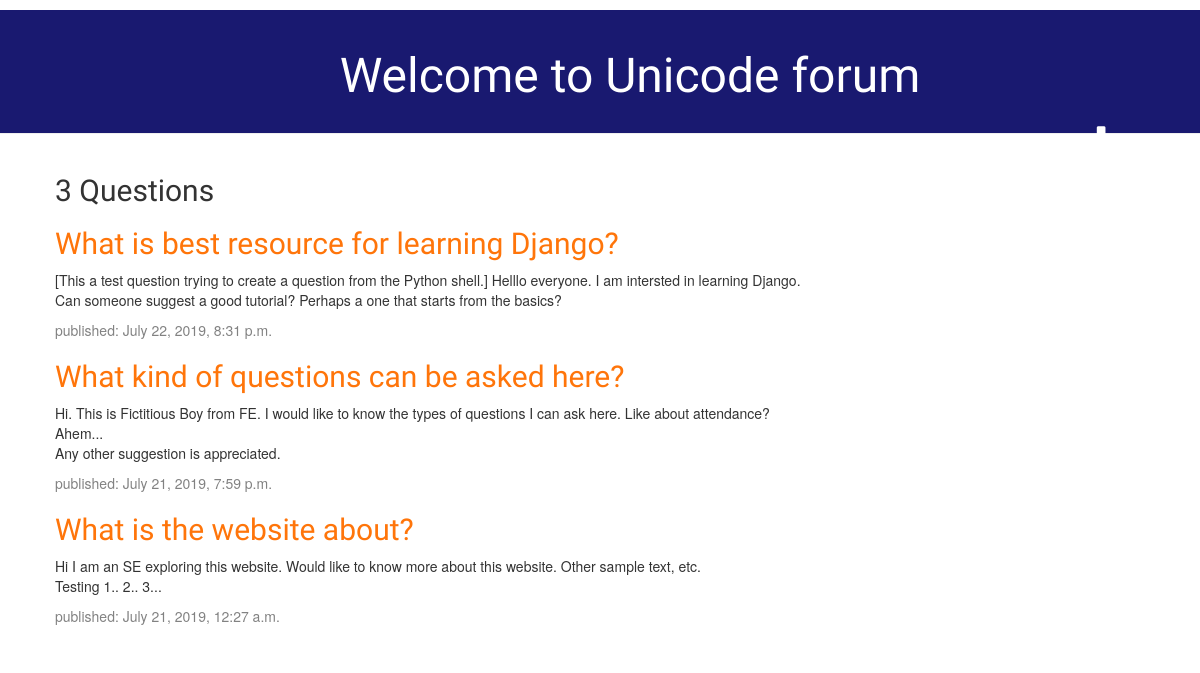
Before: / with the older database file.
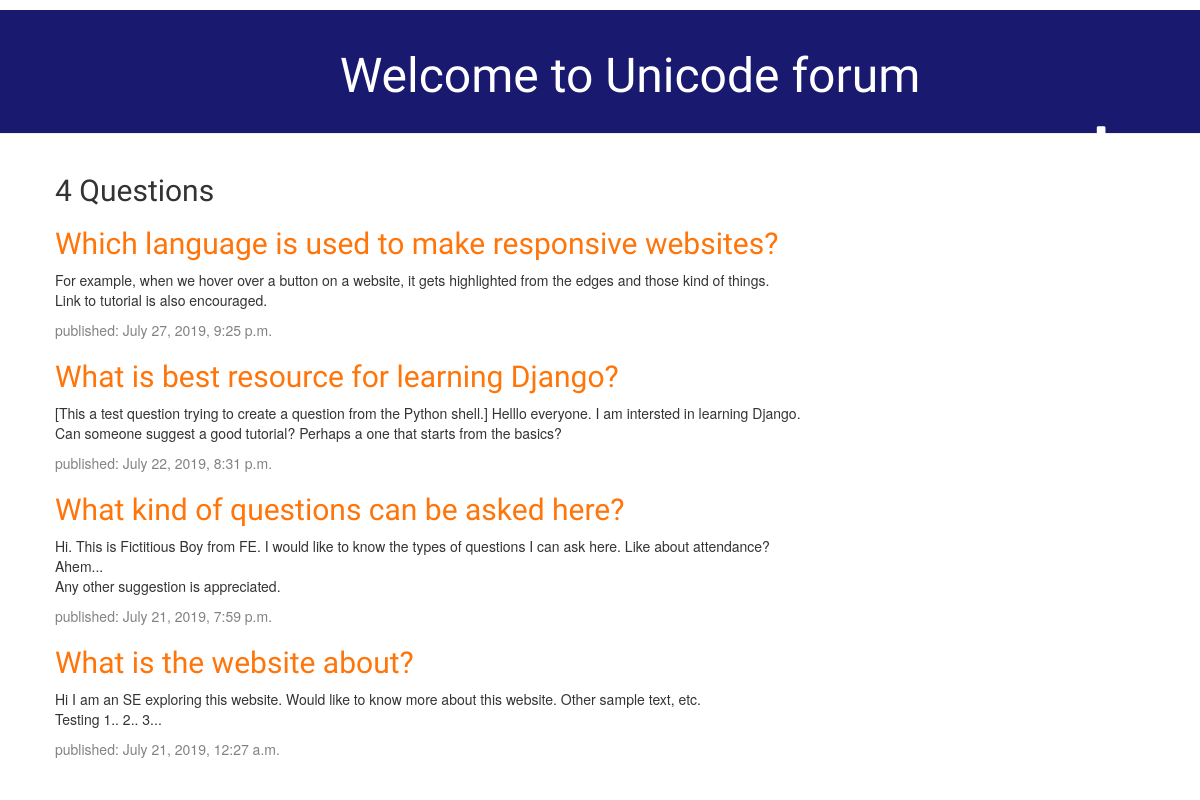
After: the same page with the newer database file.
### forum/models.py (models this page shows, shortened)
class Question(models.Model):
	title = models.CharField(max_length=100)
	text = models.TextField()
	published_date = models.DateTimeField(default=timezone.now)
	author = models.ForeignKey(User, on_delete=models.CASCADE)

### forum/views.py (the view)
# urls.py: path('', views.question_list, name='question_list'),
def question_list(request):
		questions = Question.objects.filter(published_date__lte=timezone.now()).order_by('-published_date')
		question_count = len(questions)
		return render(request, 'forum/question_list.html', {'questions': questions, 'question_count' : question_count})

### forum/templates/forum/question_list.html
{% extends 'forum/base.html' %}
{% block content %}
	<h2>{{question_count}} Questions</h2>
	{% for question in questions %}
		<div class="question">
	    		<h2><a href = "{% url 'question_detail' pk=question.pk %}">{{ question.title }}</a></h2>
	    		<p>{{ question.text|linebreaksbr }}</p>
			<div class="date">
			<p>published: {{ question.published_date }}</p>
	    		</div>
		</div>
	{% endfor %}
{% endblock %}

### forum/templates/forum/base.html (shortened to what this page needs)
{% load static %}
<html>
	<head>
		<link rel="stylesheet" href="//maxcdn.bootstrapcdn.com/bootstrap/3.2.0/css/bootstrap.min.css">
		<link rel="stylesheet" href="//maxcdn.bootstrapcdn.com/bootstrap/3.2.0/css/bootstrap-theme.min.css">
		<link rel="stylesheet" href="{% static 'css/forum.css' %}">
	<body>
		<div class="page-header">
			<h1><a href="/">Welcome to Unicode forum</a></h1>
			<a href="{% url 'question_new' %}" class="top-menu"><span class="glyphicon glyphicon-plus"></span></a>
		</div>
		<div class="content container">
		    <div class="row">
				<div class="col-md-8">
			    		{% block content %}
					{% endblock %}
				</div>
		    </div>
		</div>
	</body>
	</head>
</html>

### forum/static/css/forum.css (style rules this page uses)
.page-header { background-color: #191970; margin-top: 10; padding: 20px 20px 20px 80px; text-align: center; }
.page-header h1, .page-header h1 a, .page-header h1 a:visited, .page-header h1 a:active { color: #ffffff; font-size: 36pt; text-decoration: none; }
.content { margin-left: 40px; }
h1, h2, h3, h4 { font-family: 'Lobster', cursive; }
.date { color: #828282; }
.top-menu, .top-menu:hover, .top-menu:visited { color: #ffffff; float: right; font-size: 26pt; margin-right: 20px; position: relative; top: 10; right: 40; bottom: 40; }
.question h2 a, .question h2 a:visited { color: #ff750A; }

Changed rows visible on the page:
added Question: title "Which language is used to make responsive websites?", text "For example, when we hover over a button on a website, it gets highlighted from the edges and those kind of things. Link to tutorial is also encouraged.", published_date "July 27, 2019, 9:25 p.m."
Other visible differences:
{{ question_count }}: "3" → "4"
